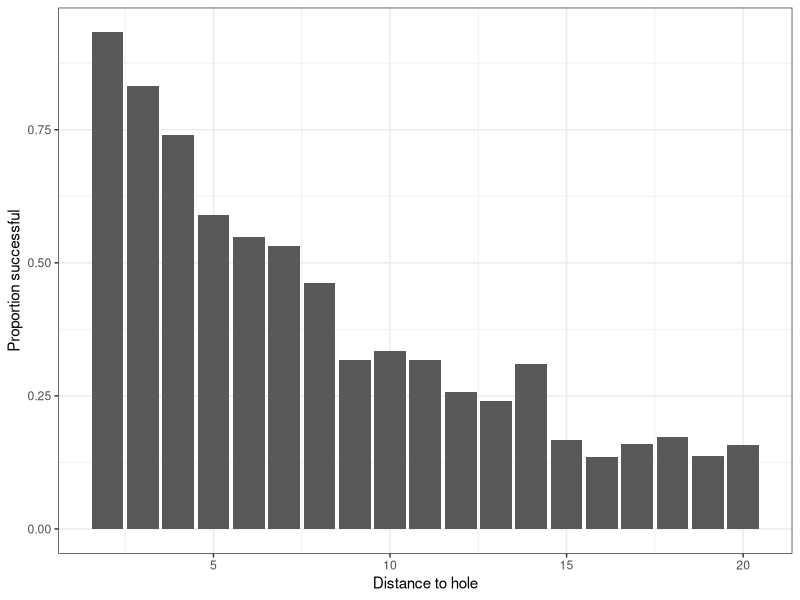
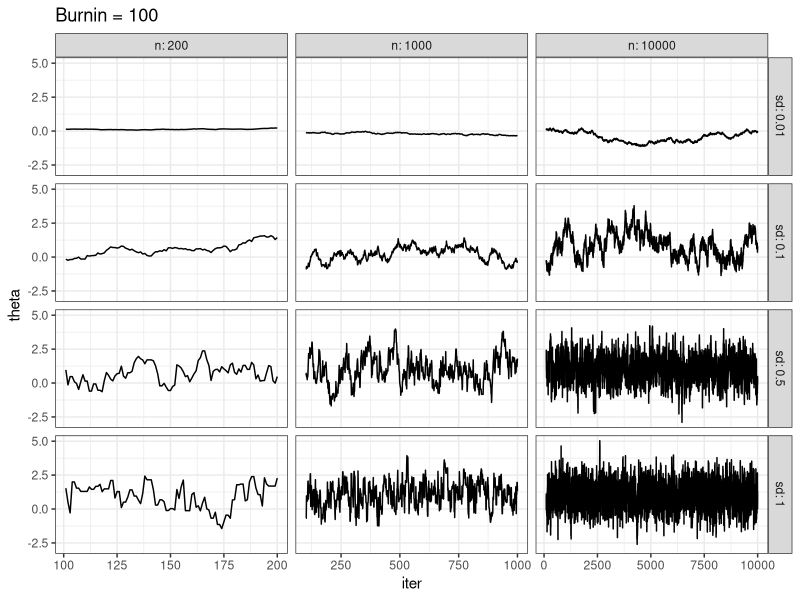
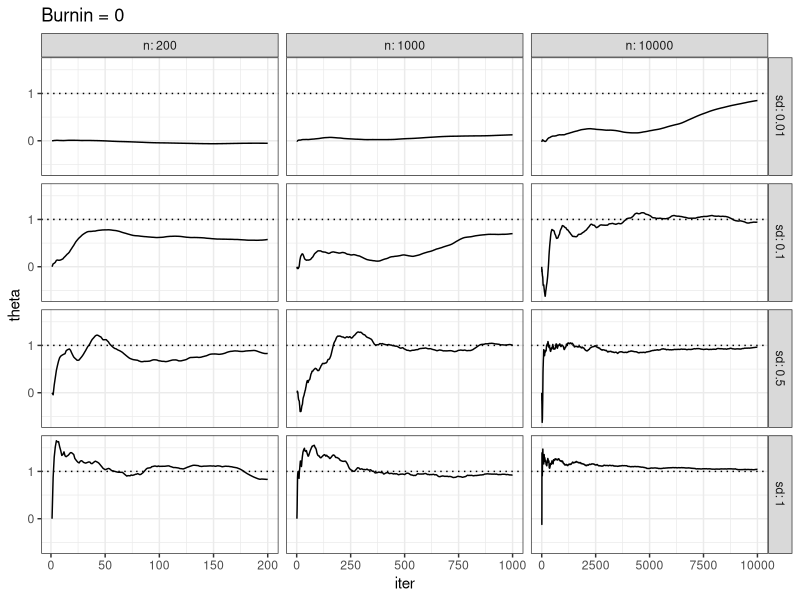
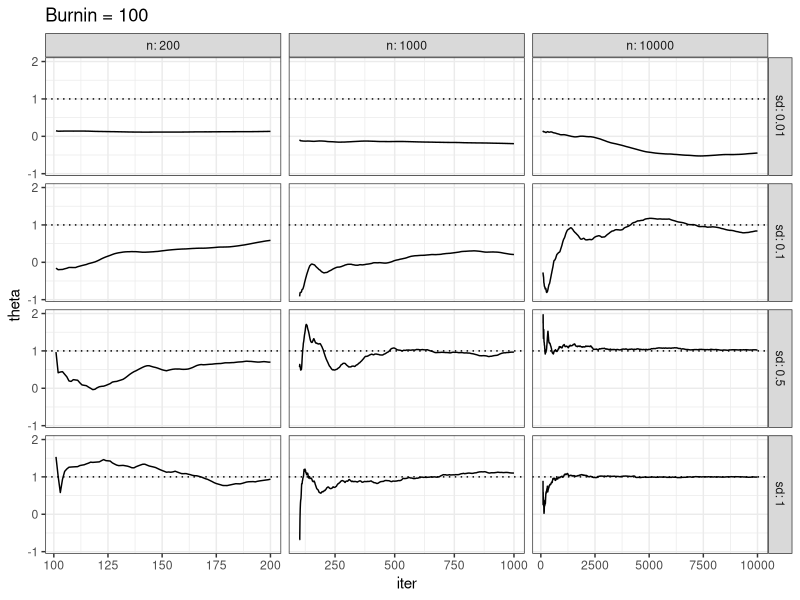

These charts were generated, in order, by the following R code:
## ---- chunk 1
#| echo: true
#| code-fold: true

library(readr)
library(dplyr)
library(ggplot2)

golf <- read_csv(file = "data/golf2.txt")
# Download: https://github.com/bonStats/mash-abm/tree/main/data
# change location to match folder of 'golf.txt' on your computer

golf %>% group_by(distance) %>% summarise(prop_success = mean(success)) %>%
ggplot() + 
  geom_col(aes(x = distance, y = prop_success)) +
  scale_x_continuous("Distance to hole") +
  scale_y_continuous("Proportion successful") +
  theme_bw()

## ---- chunk 2
#| echo: true
#| code-fold: true

logprob_target <- function(theta){ # unnormalised if neccessary
  
  dnorm(theta, mean = 1, sd = 1, log = TRUE)
  
}

rproposal <- function(given_theta, tune_sd) {
  
  rnorm(1, mean = given_theta, sd = tune_sd)
  
}

logprob_proposal <- function(theta, given_theta, tune_sd){
  
  dnorm(theta, mean = given_theta, sd = tune_sd, log = TRUE)
  
}

mh_iteration <- function(given_theta, tune_sd){
  
  proposal <- rproposal(given_theta, tune_sd)
  log_uniform <- log(runif(1))
  
  log_alpha <- ( logprob_proposal(given_theta, proposal, tune_sd) + logprob_target(proposal) ) - 
                ( logprob_proposal(proposal, given_theta, tune_sd) + logprob_target(given_theta) )
  
  if (log_alpha >= log_uniform){
    next_theta <- proposal
  } else {
    next_theta <- given_theta
  }
  
  return(next_theta)
}

mh <- function(n, theta0, tune_sd, burnin = 0){
  
  thetas <- rep(theta0, n)
  
  for (t in 2:n){
    thetas[t] <- mh_iteration(thetas[t-1], tune_sd)
  }
  
  return(thetas[(burnin+1):n])
}

# e.g. use: mh(100, 0, 1) 100 iterations, start at 0, sd of proposal = 1

# iterate over multiple settings
library(tidyr)
library(purrr)

tune_sds <- c(0.01,0.1,0.5,1.0)
ns <- c(200,1000,10000)
burnins <- c(0,100)

mh_vec <- Vectorize(mh, SIMPLIFY = F)

mhtest <- 
  expand_grid(n = ns, tune_sd = tune_sds, burnin = burnins) %>%
  mutate(theta = mh_vec(n = n, theta0 = 0, tune_sd = tune_sd, burnin = burnin)) %>%
  rowwise() %>% mutate(iter = list((burnin+1):n )) %>%
  unnest(c(theta, iter))

mhtest %>% filter(burnin == 100) %>% rename(sd = tune_sd) %>%
ggplot() + 
  geom_line(aes(x=iter, y = theta)) + 
  theme_bw() + 
  facet_grid(sd ~ n, scales = "free_x", labeller = label_both) +
  ggtitle("Burnin = 100")

## ---- chunk 3
#| echo: true
#| code-fold: true

mhtest %>% filter(burnin == 0) %>% rename(sd = tune_sd) %>%
  group_by(n, sd, burnin) %>% mutate(theta = cummean(theta)) %>%
ggplot() + 
  geom_line(aes(x=iter, y = theta)) + 
  geom_hline(yintercept = 1.0, linetype = 3) +
  theme_bw() + 
  facet_grid(sd ~ n, scales = "free_x", labeller = label_both) +
  ggtitle("Burnin = 0")


## ---- chunk 4
#| echo: true
#| code-fold: true

mhtest %>% filter(burnin == 100) %>% rename(sd = tune_sd) %>%
  group_by(n, sd, burnin) %>% mutate(theta = cummean(theta)) %>%
ggplot() + 
  geom_line(aes(x=iter, y = theta)) +
  geom_hline(yintercept = 1.0, linetype = 3) +
  theme_bw() + 
  facet_grid(sd ~ n, scales = "free_x", labeller = label_both) +
  ggtitle("Burnin = 100")


